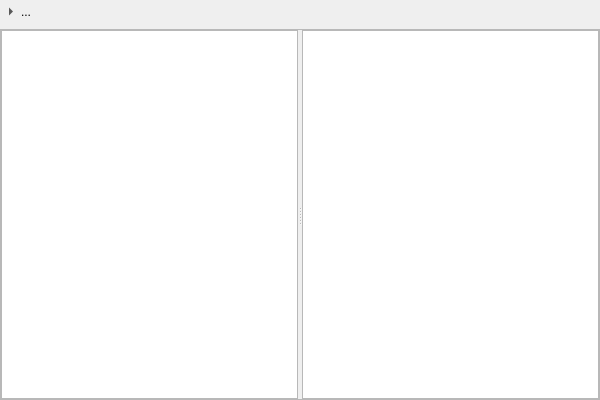
<?xml version="1.0" encoding="UTF-8"?>
<ui version="4.0">
 <class>DialogEventPropertiesClass</class>
 <widget class="QFrame" name="DialogEventPropertiesClass">
  <property name="geometry">
   <rect>
    <x>0</x>
    <y>0</y>
    <width>600</width>
    <height>400</height>
   </rect>
  </property>
  <property name="windowTitle">
   <string>DialogEventProperties</string>
  </property>
  <layout class="QVBoxLayout" name="verticalLayout">
   <property name="leftMargin">
    <number>0</number>
   </property>
   <property name="topMargin">
    <number>0</number>
   </property>
   <property name="rightMargin">
    <number>0</number>
   </property>
   <property name="bottomMargin">
    <number>0</number>
   </property>
   <item>
    <widget class="CollapseButton" name="dialogEventCollapseButton">
     <property name="sizePolicy">
      <sizepolicy hsizetype="Expanding" vsizetype="Fixed">
       <horstretch>0</horstretch>
       <verstretch>0</verstretch>
      </sizepolicy>
     </property>
     <property name="text">
      <string>...</string>
     </property>
     <property name="toolButtonStyle">
      <enum>Qt::ToolButtonTextBesideIcon</enum>
     </property>
     <property name="autoRaise">
      <bool>true</bool>
     </property>
     <property name="arrowType">
      <enum>Qt::RightArrow</enum>
     </property>
    </widget>
   </item>
   <item>
    <widget class="QFrame" name="dialogEventPropertiesContent">
     <property name="frameShape">
      <enum>QFrame::StyledPanel</enum>
     </property>
     <property name="frameShadow">
      <enum>QFrame::Raised</enum>
     </property>
     <layout class="QHBoxLayout" name="horizontalLayout">
      <property name="leftMargin">
       <number>0</number>
      </property>
      <property name="topMargin">
       <number>0</number>
      </property>
      <property name="rightMargin">
       <number>0</number>
      </property>
      <property name="bottomMargin">
       <number>0</number>
      </property>
      <item>
       <widget class="QSplitter" name="dialogEventPropertiesSplitter">
        <property name="orientation">
         <enum>Qt::Horizontal</enum>
        </property>
        <widget class="QListView" name="dialogListView"/>
        <widget class="QTextEdit" name="dialogTextEdit"/>
       </widget>
      </item>
     </layout>
    </widget>
   </item>
  </layout>
 </widget>
 <layoutdefault spacing="6" margin="11"/>
 <customwidgets>
  <customwidget>
   <class>CollapseButton</class>
   <extends>QToolButton</extends>
   <header>CollapseButton.h</header>
  </customwidget>
 </customwidgets>
 <resources/>
 <connections/>
</ui>
